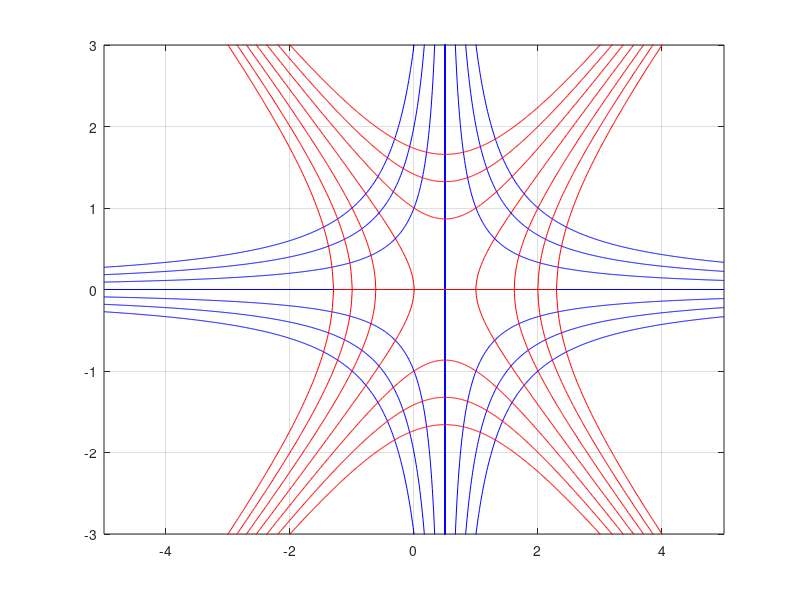

MATLAB code for this plot: (Note: this script raises an error after producing the figure.)
x=linspace(-5,5,1000);
x01=[0.5 0.5];
y01=[-3,3];
x02=[-5,5];
y02=[0,0];
y1 = 1 ./ (1-2*x);
y2 = 2 ./ (1-2*x);
y3 = 3 ./ (1-2*x);
y11 = -1 ./ (1-2*x);
y21 = -2 ./ (1-2*x);
y31 = -3 ./ (1-2*x);

z01 = sqrt(- x + x.^2);
z011 = -sqrt(- x + x.^2);
z11 = sqrt(1 - x + x.^2);
z12 = -sqrt(1 - x + x.^2);
z21 = sqrt(2 - x + x.^2);
z22 = -sqrt(2 - x + x.^2);
z31 = sqrt(3 - x + x.^2);
z32 = -sqrt(3 - x + x.^2);
z111 = sqrt(-1 - x + x.^2);
z121 = -sqrt(-1 - x + x.^2);
z211 = sqrt(-2 - x + x.^2);
z221 = -sqrt(-2 - x + x.^2);
z311 = sqrt(-3 - x + x.^2);
z321 = -sqrt(-3 - x + x.^2);

plot(x01,y01,"b-")

hold on

plot(x,z01,"r-")
plot(x02,y02,"b-")
plot(x,y1,"b-")
plot(x,y2,"b-")
plot(x,y3,"b-")
plot(x,y11,"b-")
plot(x,y21,"b-")
plot(x,y31,"b-")


plot(x,z011,"r-")
plot(x,z11,"r-")
plot(x,z12,"r-")
plot(x,z21,"r-")
plot(x,z22,"r-")
plot(x,z31,"r-")
plot(x,z32,"r-")
plot(x,z111,"r-")
plot(x,z121,"r-")
plot(x,z211,"r-")
plot(x,z221,"r-")
plot(x,z311,"r-")
plot(x,z321,"r-")

hold off


axis([-5 5 -3 3])
grid on
xlim([-5, 5])
ylim([-3, 3])
ax = gca;
ax.XAxisLocation = 'origin';
ax.YAxisLocation = 'origin';

title("Curvas de nivel $v(x,y)$ = $y - 2xy$ = $c$ y sus trayectorias ortogonales $u(x,y)$ = $x - x^2 + y^2$  = $c$, para $c$ = $0,\pm1,\pm2,\pm3$","Interpreter","latex")
xlabel("\boldmath{$x$}","Interpreter","latex")
ylabel("\boldmath{$y$}","Interpreter","latex")
legend("$v(x,y)$ = $y-2xy$ = $c$","$u(x,y)$ = $x - x^2 + y^2$  = $c$",Interpreter="latex")